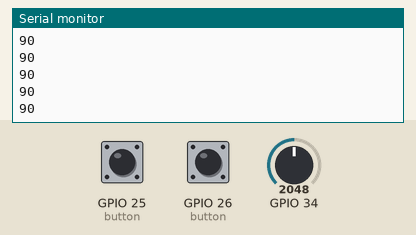
The sketch below on a simulated ESP32. On the bench: the last lines printed to the serial monitor. Inputs (shaded band) come from the test bench; at power-on: GPIO 25 (button) HIGH, GPIO 26 (button) HIGH, GPIO 34 = 2048. WiFi joins after 1.5 s; servers stay silent unless stated.

Above: at 3.2 s.
3.3 s: GPIO 25 (button) pulled LOW for 0.15 s
5.0 s: GPIO 26 (button) pulled LOW for 0.15 s
6.9 s: GPIO 34 set to 2866
At 6.96 s:
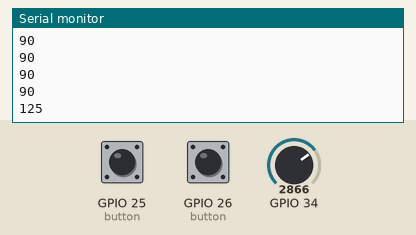
8.4 s: GPIO 26 (button) pulled LOW for 1 s
10.9 s: GPIO 34 set to 3603
At 10.91 s:
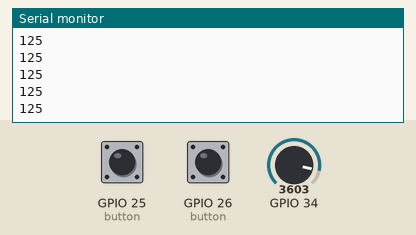
Timing chart, 0 to 13.4 s (numbered marks = the images above; inputs shaded):
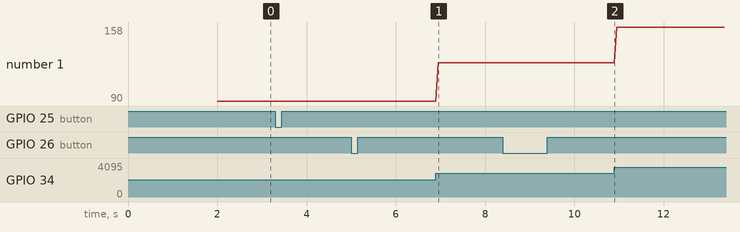

The sketch:

1.ino
```cpp
#include <WiFi.h>

bool state1=1,lastState1=1;
bool state2=1,lastState2=1;

char *ssid = "wifi02";
char *passwd = "12345678";
const uint16_t port = 2000;
char *host = "192.168.4.1";
WiFiClient client; // create wifi client object

void setup() {
  Serial.begin(9600);

  WiFi.begin(ssid, passwd);
  while (WiFi.status() != WL_CONNECTED) {
    delay(1000);
    Serial.println("Connecting to WiFi...");
  }

  pinMode(26, INPUT_PULLUP);
  pinMode(25, INPUT_PULLUP);
}

void loop() {
  int a = analogRead(34);
  a = map(a, 0, 4095, 0, 180);
  a = constrain(a, 0, 180);

  state1=digitalRead(26); // read button state
  if(state1!=lastState1){
      delay(20); //debounce
      if(digitalRead(26)==0){
        }
        if (client.connect(host, port)) {

          client.print("ON_"+String(a)+"&");
          Serial.println("ON_"+String(a)+"&");
          client.flush();
          client.stop();
        }
      }
  lastState1=state1;

  state2=digitalRead(25); // read button state
  if(state2!=lastState2){
      delay(20); //debounce
      if(digitalRead(25)==0){
        if (client.connect(host, port)) {
          client.print("OFF_"+String(0)+"&");
          Serial.println("OFF_"+String(0)+"&");
          client.flush();
          client.stop();
        }
      }
    }
  lastState2=state2;

  Serial.println(a); // for debugging
  delay(50);
}
```

Measured:
- after the input at 6.9 s, the serial monitor: prints a new line after 0.05 s (image 1)
- plotted number 1: 90 → 125 after the input at 6.9 s, 125 → 158 after the input at 10.9 s
